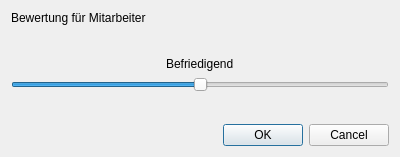
<?xml version="1.0" encoding="UTF-8"?>
<ui version="4.0">
 <class>Bewertung_GUI</class>
 <widget class="QDialog" name="Bewertung_GUI">
  <property name="geometry">
   <rect>
    <x>0</x>
    <y>0</y>
    <width>400</width>
    <height>157</height>
   </rect>
  </property>
  <property name="windowTitle">
   <string>Bewertung</string>
  </property>
  <layout class="QVBoxLayout" name="verticalLayout">
   <item>
    <widget class="QLabel" name="label">
     <property name="text">
      <string>Bewertung für Mitarbeiter</string>
     </property>
    </widget>
   </item>
   <item>
    <spacer name="verticalSpacer">
     <property name="orientation">
      <enum>Qt::Vertical</enum>
     </property>
     <property name="sizeHint" stdset="0">
      <size>
       <width>20</width>
       <height>40</height>
      </size>
     </property>
    </spacer>
   </item>
   <item alignment="Qt::AlignHCenter">
    <widget class="QLabel" name="label_4">
     <property name="text">
      <string>Befriedigend</string>
     </property>
    </widget>
   </item>
   <item>
    <widget class="QSlider" name="horizontalSlider">
     <property name="inputMethodHints">
      <set>Qt::ImhNone</set>
     </property>
     <property name="maximum">
      <number>4</number>
     </property>
     <property name="pageStep">
      <number>2</number>
     </property>
     <property name="sliderPosition">
      <number>2</number>
     </property>
     <property name="orientation">
      <enum>Qt::Horizontal</enum>
     </property>
     <property name="invertedAppearance">
      <bool>false</bool>
     </property>
    </widget>
   </item>
   <item>
    <spacer name="verticalSpacer_2">
     <property name="orientation">
      <enum>Qt::Vertical</enum>
     </property>
     <property name="sizeHint" stdset="0">
      <size>
       <width>20</width>
       <height>40</height>
      </size>
     </property>
    </spacer>
   </item>
   <item>
    <widget class="QDialogButtonBox" name="buttonBox">
     <property name="orientation">
      <enum>Qt::Horizontal</enum>
     </property>
     <property name="standardButtons">
      <set>QDialogButtonBox::Cancel|QDialogButtonBox::Ok</set>
     </property>
    </widget>
   </item>
  </layout>
 </widget>
 <resources/>
 <connections>
  <connection>
   <sender>buttonBox</sender>
   <signal>accepted()</signal>
   <receiver>Bewertung_GUI</receiver>
   <slot>accept()</slot>
   <hints>
    <hint type="sourcelabel">
     <x>248</x>
     <y>254</y>
    </hint>
    <hint type="destinationlabel">
     <x>157</x>
     <y>274</y>
    </hint>
   </hints>
  </connection>
  <connection>
   <sender>buttonBox</sender>
   <signal>rejected()</signal>
   <receiver>Bewertung_GUI</receiver>
   <slot>reject()</slot>
   <hints>
    <hint type="sourcelabel">
     <x>316</x>
     <y>260</y>
    </hint>
    <hint type="destinationlabel">
     <x>286</x>
     <y>274</y>
    </hint>
   </hints>
  </connection>
 </connections>
</ui>
